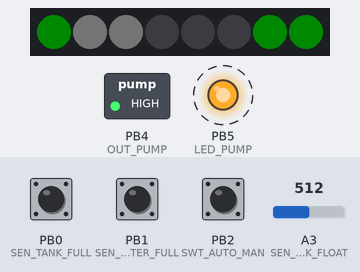
Bench run of a program on a simulated ATtiny85, built with avr-gcc and run on an emulated ATtiny85. Shown: 8 RGB LEDs in strip order, left to right, switched loads named in the program (green lamp = pin HIGH), output pins drawn as LEDs (lit = HIGH). Dashed ring = blinking. The test bench sets the inputs (shaded band); at power-on: A3 (SEN_TANK_FLOAT) = 512, PB0 (SEN_TANK_FULL) HIGH, PB1 (SEN_FILTER_FULL) HIGH, PB2 (SWT_AUTO_MAN) HIGH. Dim RGB values are drawn brighter than linear.

Above: at 1.2 s.
1.3 s: A3 (SEN_TANK_FLOAT) set to 808
At 2.8 s:
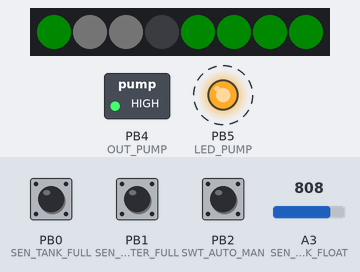
4.3 s: A3 (SEN_TANK_FLOAT) set to 843
At 5.9 s:
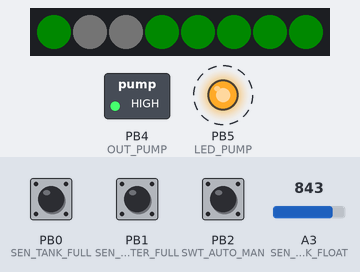
7.3 s: PB0 (SEN_TANK_FULL) pulled LOW for 0.15 s
At 7.42 s:
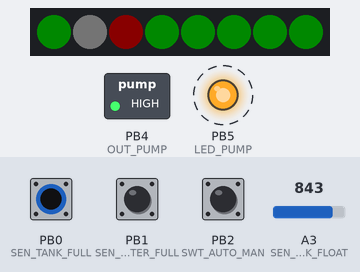
8.9 s: A3 (SEN_TANK_FLOAT) set to 90
At 9.9 s:
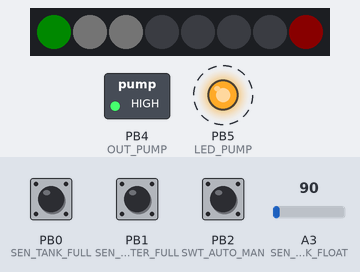
11.7 s: PB1 (SEN_FILTER_FULL) pulled LOW for 0.15 s
At 11.83 s:
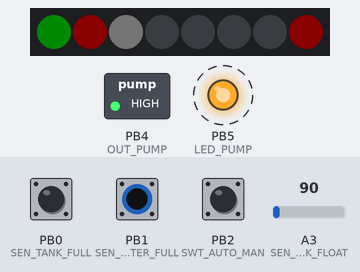
13.3 s: PB0 (SEN_TANK_FULL) pulled LOW for 1 s
At 14.1 s:
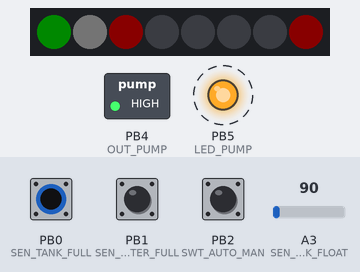
Timing chart, 0 to 16.8 s (numbered marks = the images above; inputs shaded):
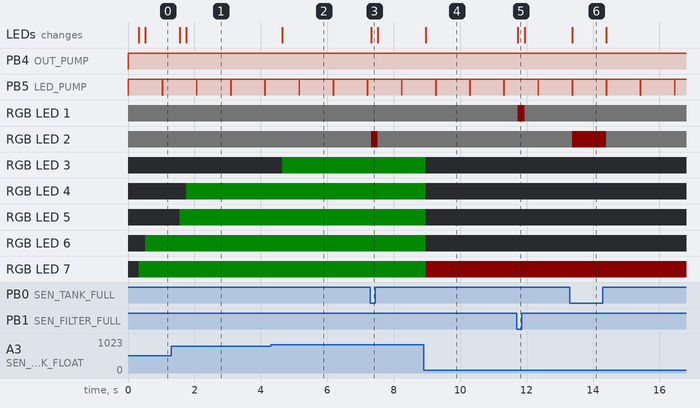

The program:

main.cpp
```cpp
/*
   Diese kleine Programm dient dazu eine Wassertonne mit Vorfilteranlage zu
   steuern. Folgende Funktionen übernimmt das Programm.

  Version 2
   - Wenn Vorfilter voll und Hauptspeicher nicht voll, starten einer Wasserpumpe mit Nachlaufzeit.
   - Pumpe wird direkt ausgeschaltet, wenn Hauptspeicher voll.
   - Watchdog falls System in einem undefinierten Zustand gerät.
   - Anzeige der Füllung auf eine Balkenanzeige (8x RGB LEDs)
   - neuer Wasserstandstsensor mit Piezo (4ma-20mA)

   Historie
   WKLA 16.08.2024
   - Hardwarewatchdog mit Digispark, Heartbeat auf Pump LED

   WKLA 01.06.2024
   - Anpassungen
   - neues Layout für das LED Band:
     LED 1-3: Poweranzeige
     LED 1:   Tank voll -> ROT
     LED 2:   Filter voll -> ROT
     LED 3:   Pumpen -> Grün
     LED4-8:  5 stufige Anzeige des Füllgrades grün, LED 8: Sensorfehler -> Rot
   - Bug in Mittelwertbildung behoben.
   - Tank voll, sofort Pumpende

   WKLA 13.07.2018
   - Watchdog implementiert
   - verschiedene Zeitkonstanten für Debug und nicht Debug version
   - Board LED als Status LED

   WKLA 16.06.2018
   - erste Version

   WKLA 07.06.2023
   - Version 2 für ATTiny84
   - Piezo-Wasserstandstsensor
   - eigene Platine
*/
#include <Adafruit_NeoPixel.h>
#include <avr/wdt.h>

#include "Arduino.h"
#define ledstripe
// #define debug

// Hardware Arduino Uno -> Zielplattform TinyTPS mit D1 Relais
// Din  0 1 2 3
// Dout 4 5 6 9
// PWM  7 8
// PRG 10, SEL 2
// Definition der Ein/Ausgabe Pins
// Ausgänge
const byte OUT_PUMP = 4;         // Ausgang für das Pumprelais
const byte LED_PUMP = 5;         // LED parallel zur Pumpe
const byte LED_TANK_FULL = 6;    // LED zeigt den Speicherstatus an
const byte LED_AUTO = 7;         // LED für Automatikmodus
const byte LED_STRIP_PIN = 8;    // LED Zeile für die analoge Level Ausgabe
const byte LED_FILTER_FULL = 9;  // LED zeigt den Filterstand an
// Eingänge
const byte SEN_TANK_FULL = 0;    // Sensor Tank voll
const byte SEN_FILTER_FULL = 1;  // Sensor Vorfilter voll
const byte SWT_AUTO_MAN = 2;     // Schalter manueller Betrieb: low = man / high = auto
const byte SEN_TANK_FLOAT = A3;  // Sensor Tank analoges Signal zur Tankfüllung
const byte SWT_PUMP_MAN = 10;    // Taster manueller Pumpen Betrieb: active = low

// Anzahl der LEDs im Balken
const byte LED_STRIP_COUNT = 8;

// Mindestverzögerung einer Loop in msec
// Die eigentliche Verarbeitung im Programm wird bei dieser Zeit nicht berücksichtigt
#define LOOP_TIME 100
const word ERR_LVL = 100;
const word MIN_LVL = 220;  // Wert von 4mA für den 0-Punkt
const word MAX_LVL = 942;  // 1024 / 5 * 4,6 = 942   1024 = 10 Bit A/D Auflösung = 5V (Referenzspannung) 4.6V gemessen bei max. Pegel

// Korrekturfaktor Anzahl der Runden pro Sekunde
const long LOOP_COR_FACT = 1000 / LOOP_TIME;
// Nachlaufzeit der Pumpe in Sekunden
#ifdef debug
#define RUN_ON_TIME 3
#else
#define RUN_ON_TIME 15
#endif

// Helligkeit der Balkenanzeige
#define BRIGHTNESS 10

// calculating constants
// Nachlaufzeit der Pumpe in loop Zyklen
const byte PUMP_LAP_COUNT = RUN_ON_TIME * LOOP_COR_FACT;

// Autoreset, nach dieser Anzahl der Runden wird
// der Watchdog nicht mehr getriggert und das System rebooted automatisch
#ifdef debug
const long MAX_AUTO_RESTART = 60 * LOOP_COR_FACT;
#else
const long MAX_AUTO_RESTART = 60L * 60L * LOOP_COR_FACT;
#endif

// Anzahl der gespeicherten Levelwerte
const byte MAX_LVLS = 7;
byte lvls[MAX_LVLS];
byte pos;

#ifdef ledstripe
Adafruit_NeoPixel strip = Adafruit_NeoPixel(LED_STRIP_COUNT, LED_STRIP_PIN, NEO_GRB + NEO_KHZ800);
uint32_t LED_BLACK = strip.Color(0, 0, 0);
uint32_t LED_GREEN = strip.Color(0, 255, 0);
uint32_t LED_RED = strip.Color(255, 0, 0);
uint32_t LED_BLUE = strip.Color(0, 0, 255);
#endif

void doAutoPump();
void doManualPump();
void readAllInputs();
void doAutoRestart();
byte getTankLevel();
void pumpOff();
void pumpOn();
void ledOff();
bool isTankFull();
bool isFilterFull();
bool isAutoMode();
bool isManualPump();
void doPump(bool);
void doTankFull(bool);
void doFilterFull(bool);
void doStrip();
byte getAverage(byte);
void initAvr();
void heartbeat();

void setup() {
  // Ausgänge definieren
  pinMode(OUT_PUMP, OUTPUT);
  pinMode(LED_PUMP, OUTPUT);
  pinMode(LED_TANK_FULL, OUTPUT);
  pinMode(LED_FILTER_FULL, OUTPUT);
  pinMode(LED_AUTO, OUTPUT);
  pinMode(LED_STRIP_PIN, OUTPUT);
  // Eingänge definieren
  pinMode(SEN_TANK_FULL, INPUT_PULLUP);
  pinMode(SEN_FILTER_FULL, INPUT_PULLUP);
  pinMode(SWT_PUMP_MAN, INPUT_PULLUP);
  pinMode(SWT_AUTO_MAN, INPUT_PULLUP);
  pinMode(SEN_TANK_FLOAT, INPUT);

  pumpOff();
  ledOff();

  // Watchdog einschalten
  wdt_enable(WDTO_4S);

  initAvr();

// Anzeige initialisieren
#ifdef ledstripe
  strip.begin();
  strip.setBrightness(BRIGHTNESS);
  strip.show();
#endif
}

// automatische Resetzeit
long autoRestart = MAX_AUTO_RESTART;  // einmal die Stunde, Rundenzeit ist etwas 250ms
byte c = 0;

bool tkFull, flFull, atMode, mnPump, pump;
bool svPump;
bool lvlerr;
byte ppCounter;
byte tkLvl;

void loop() {
  // WatchDog verarbeiten
  doAutoRestart();
  // alle Sensoren und Taster/Schalter lesen
  readAllInputs();
  // Sensoren verarbeiten
  doTankFull(tkFull);
  doFilterFull(flFull);

  // manueller Override der Pumpe
  doManualPump();
  // automatisches Pumpen
  doAutoPump();
  // Ausgabe der aktuellen Messungen auf dem Balken
  doStrip();
  // heartbeat für hardware watchdog
  heartbeat();
  // Mindestwartezeit eines Durchlauf
  delay(LOOP_TIME);


#ifndef ledstripe
  digitalWrite(LED_STRIP_PIN, !digitalRead(LED_STRIP_PIN));
#endif
}

// do the automatic pump operation
void doAutoPump() {
  digitalWrite(LED_AUTO, !atMode);
  if(atMode) {
    if((flFull || mnPump) && !tkFull) {
      ppCounter = PUMP_LAP_COUNT;
    }
    if (tkFull) {
      ppCounter = 0;
    }
    if(ppCounter > 0) {
      pump = true;
      pumpOn();
      ppCounter--;
    } else {
      pump = false;
      pumpOff();
    }
  }
}

// manueller Override der Pumpe
void doManualPump() {
  if(!atMode) {
    if(mnPump) {
      if(!svPump) {
        pumpOn();
        svPump = true;
      }
    } else {
      if(svPump) {
        pumpOff();
        svPump = false;
      }
    }
  }
}

void readAllInputs() {
  tkFull = isTankFull();
  flFull = isFilterFull();
  atMode = isAutoMode();
  mnPump = isManualPump();
  tkLvl = getTankLevel();
}

// WatchDog triggern und nach definierter Zeit einen Reset provozieren
void doAutoRestart() {
  // Counter bis zu Reset erniedrigen
  autoRestart--;
  if(autoRestart > 0) {
    // wenn noch wartezeit übrig ist, dann den Watchdog triggern
    wdt_reset();
  } else {
    // Wartezeit verstrichen, Watchdog löst nun den Reset aus
    pumpOff();
    ledOff();
    while(true) {
      // solange hektisch blinken bitte...
      digitalWrite(LED_PUMP, !digitalRead(LED_PUMP));
      delay(100);
    }
  }
}

// getting the average tank level
byte getTankLevel() {
  lvlerr = false;
  word lvl = analogRead(SEN_TANK_FLOAT);
  if(lvl < ERR_LVL) {
    lvlerr = true;
    return 0;
  }
  if(lvl < MIN_LVL) {
    return 0;
  }
  byte percent = byte(map(lvl, MIN_LVL, MAX_LVL, 0, 100));
  return getAverage(percent);
}

// calculate the average without the min and max value of the last n level measurements
byte getAverage(byte newValue) {
  lvls[pos] = newValue;
  // next position within the array
  pos = byte(((pos + 1) % MAX_LVLS));
  // building the average
  word sum = 0;
  byte min, max;
  min = 100;
  max = 0;
  // sum all up, determine min and max
  for(byte i = 0; i < MAX_LVLS; i++) {
    sum += lvls[i];
    if(lvls[i] < min) {
      min = lvls[i];
    }
    if(lvls[i] > max) {
      max = lvls[i];
    }
  }
  // remove the min and the max from the sum
  sum -= (min + max);
  // build average, divide the sum with the count of measure points minus 2 (min and max)
  return byte(sum / (MAX_LVLS - 2));
}

// initialise the average building array
void initAvr() {
    for(byte i = 0; i < MAX_LVLS; i++) {
    lvls[i] = 0;
  }
  pos = 0;
}

// schalte Pumpe aus
void pumpOff() { doPump(false); }

// schalte Pumpe aus
void pumpOn() { doPump(true); }

// Alle LEDs aus
void ledOff() {
  digitalWrite(LED_PUMP, 0);
  digitalWrite(LED_TANK_FULL, 0);
  digitalWrite(LED_FILTER_FULL, 0);
  digitalWrite(LED_AUTO, 0);
#ifdef ledstripe
  strip.clear();
  strip.show();
#endif
}

// Ist die Hauptwassertonne schon voll?
bool isTankFull() { return !digitalRead(SEN_TANK_FULL); }

// Ist der Vorfilter schon voll?
bool isFilterFull() { return !digitalRead(SEN_FILTER_FULL); }

// Ist automatic Modus gewählt?
bool isAutoMode() { return !digitalRead(SWT_AUTO_MAN); }

// manuelle Pumpe
bool isManualPump() { return !digitalRead(SWT_PUMP_MAN); }

// Pumpe ein/ausschalten
void doPump(bool start) {
  digitalWrite(LED_PUMP, start);
  digitalWrite(OUT_PUMP, start);
}

// Signal LED "Tonne voll" de/aktivieren
void doTankFull(bool full) { digitalWrite(LED_TANK_FULL, full); }

// Signal LED "Vorfilter voll" de/aktivieren
void doFilterFull(bool full) { digitalWrite(LED_FILTER_FULL, full); }

unsigned long saved = 0;
void heartbeat() {
  if (millis() > saved) {
    saved = millis() + 1000;
    bool tmp = digitalRead(LED_PUMP);
    digitalWrite(LED_PUMP, !tmp);
    delay(10);
    digitalWrite(LED_PUMP, tmp);
  }
}

void doStrip() {
#ifdef ledstripe
  for(byte i = 0; i < 3; i++) {
    strip.setPixelColor(i, strip.Color(32, 32, 32));
  }
  if(lvlerr) {
    for(int8_t i = 0; i < 5; i++) {
      strip.setPixelColor(LED_STRIP_COUNT - i - 1, LED_BLACK);
    }
      strip.setPixelColor(7, LED_RED);
  } else {
    int8_t lvl = map(tkLvl, 0, 100, -1, 5);
    for(int8_t i = 0; i < 5; i++) {
      if(i <= lvl) {
        strip.setPixelColor(LED_STRIP_COUNT - i - 1, LED_GREEN);
      } else {
        strip.setPixelColor(LED_STRIP_COUNT - i - 1, LED_BLACK);
      }
    }
  }
  if(tkFull) {
    strip.setPixelColor(2, LED_RED);
  }
  if(flFull) {
    strip.setPixelColor(1, LED_RED);
  }
  if(pump || mnPump) {
    strip.setPixelColor(0, LED_GREEN);
  }
  strip.show();
#endif
}
```

Measured:
- the behaviour switches between 826 and 827 on A3 (SEN_TANK_FLOAT) (found by bisection; images 1 and 2)
- after the input at 1.3 s, RGB LED 4: off → RGB(0, 10, 0) after 0.46 s; RGB LED 5: off → RGB(0, 10, 0) after 0.25 s; the LEDs: first change after 0.25 s (image 1 shows a later state)
- after the input at 4.3 s, RGB LED 3: off → RGB(0, 10, 0) after 0.34 s; the LEDs: change after 0.34 s (image 2)
- after the input at 7.3 s, RGB LED 2: RGB(1, 1, 1) → RGB(10, 0, 0) at once, → RGB(1, 1, 1) 0.20 s later; the LEDs: change at once (image 3)
- after the input at 8.9 s, RGB LED 3–6: RGB(0, 10, 0) → off after 0.06 s; RGB LED 7: RGB(0, 10, 0) → RGB(10, 0, 0) after 0.06 s; the LEDs: change after 0.06 s (image 4)
- after the input at 11.7 s, RGB LED 1: RGB(1, 1, 1) → RGB(10, 0, 0) at once, → RGB(1, 1, 1) 0.20 s later; the LEDs: change at once (image 5)
- after the input at 13.3 s, RGB LED 2: RGB(1, 1, 1) → RGB(10, 0, 0) after 0.07 s, → RGB(1, 1, 1) 1.0 s later; the LEDs: change after 0.07 s (image 6)
- by itself, PB5 (LED_PUMP): alternates HIGH for 1.0 s and LOW for 0.01 s
